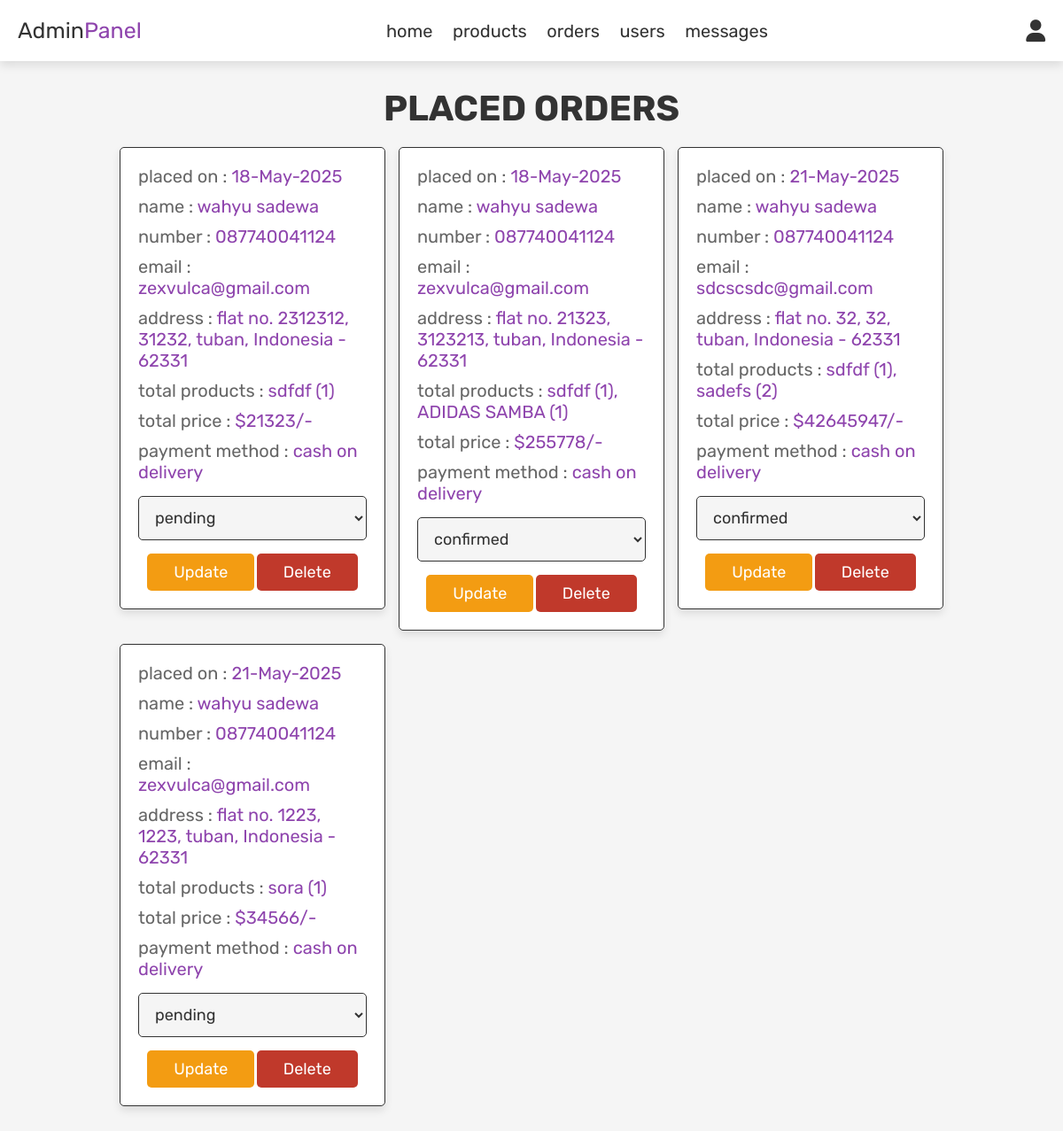
Screenshot of /admin_orders.php (signed in) with the database file from the repository.
### tables this page shows
CREATE TABLE `orders` (
  `order_id` int(11) NOT NULL,
  `user_id` int(100) NOT NULL,
  `name` varchar(100) NOT NULL,
  `number` varchar(12) NOT NULL,
  `email` varchar(100) NOT NULL,
  `method` varchar(50) NOT NULL,
  `address` varchar(500) NOT NULL,
  `total_products` varchar(1000) NOT NULL,
  `total_price` int(100) NOT NULL,
  `placed_on` varchar(50) NOT NULL,
  `payment_status` enum('pending','confirmed','failed') NOT NULL
);

### admin_orders.php (the view, shortened to what this page needs)
<?php
include 'config.php';
?>
<!DOCTYPE html>
<html lang="en">
<head>
   <link rel="stylesheet" href="https://cdnjs.cloudflare.com/ajax/libs/font-awesome/6.0.0/css/all.min.css">
   <link rel="stylesheet" href="css/admin_style.css">
</head>
<body>
<?php include 'admin_header.php'; ?>
<section class="orders">
   <h1 class="title">placed orders</h1>
   <div class="box-container">
      <?php
      $select_orders = mysqli_query($conn, "SELECT * FROM `orders`") or die('query failed');
      if(mysqli_num_rows($select_orders) > 0){
         while($fetch_orders = mysqli_fetch_assoc($select_orders)){
      ?>
      <div class="box">
         <p> placed on : <span><?php echo $fetch_orders['placed_on']; ?></span> </p>
         <p> name : <span><?php echo $fetch_orders['name']; ?></span> </p>
         <p> number : <span><?php echo $fetch_orders['number']; ?></span> </p>
         <p> email : <span><?php echo $fetch_orders['email']; ?></span> </p>
         <p> address : <span><?php echo $fetch_orders['address']; ?></span> </p>
         <p> total products : <span><?php echo $fetch_orders['total_products']; ?></span> </p>
         <p> total price : <span>$<?php echo $fetch_orders['total_price']; ?>/-</span> </p>
         <p> payment method : <span><?php echo $fetch_orders['method']; ?></span> </p>
         <form action="" method="post">
         <select name="payment_status">
            <option value="" selected disabled><?php echo $fetch_orders['payment_status']; ?></option>
         </select>
         <input type="submit" value="update" name="update_order" class="option-btn">
         <a href="admin_orders.php?delete=<?php echo $fetch_orders['order_id']; ?>" onclick="return confirm('delete this order?');" class="delete-btn">delete</a>
      </form>
      </div>
      <?php
         }
      }else{
         echo '<p class="empty">no orders placed yet!</p>';
      }
      ?>
   </div>
</section>
</body>
</html>

### css/admin_style.css (style rules this page uses)
:root { --purple: #8e44ad; --red: #c0392b; --orange: #f39c12; --black: #333; --white: #fff; --light-color: #666; --light-white: #ccc; --light-bg: #f5f5f5; --border: .1rem solid var(--black); --box-shadow: 0 .5rem 1rem rgba(0, 0, 0, .1); }
* { font-family: 'Rubik', sans-serif; margin: 0; padding: 0; box-sizing: border-box; outline: none; border: none; text-decoration: none; transition: all .2s linear; }
html { font-size: 62.5%; overflow-x: hidden; }
body { background-color: var(--light-bg); }
section { padding: 3rem 2rem; }
.title { text-align: center; margin-bottom: 2rem; text-transform: uppercase; color: var(--black); font-size: 4rem; }
.btn, .option-btn, .delete-btn, .white-btn { display: inline-block; margin-top: 1rem; padding: 1rem 3rem; cursor: pointer; color: var(--white); font-size: 1.8rem; border-radius: .5rem; text-transform: capitalize; }
.option-btn { background-color: var(--orange); }
.delete-btn { background-color: var(--red); }
.orders .box-container { display: grid; grid-template-columns: repeat(auto-fit, 30rem); justify-content: center; gap: 1.5rem; max-width: 1200px; margin: 0 auto; align-items: flex-start; }
.orders .box-container .box { background-color: var(--white); padding: 2rem; border: var(--border); box-shadow: var(--box-shadow); border-radius: .5rem; }
.orders .box-container .box p { padding-bottom: 1rem; font-size: 2rem; color: var(--light-color); }
.orders .box-container .box p span { color: var(--purple); }
.orders .box-container .box form { text-align: center; }
.orders .box-container .box form select { border-radius: .5rem; margin: .5rem 0; width: 100%; background-color: var(--light-bg); border: var(--border); padding: 1.2rem 1.4rem; font-size: 1.8rem; color: var(--black); }

### rows the page displays
orders: placed_on "18-May-2025", name "wahyu sadewa", number "087740041124", email "zexvulca@gmail.com", address "flat no. 2312312, 31232, tuban, Indonesia - 62331", total_products "sdfdf (1)", total_price "21323", method "cash on delivery", payment_status "pending"
orders: placed_on "18-May-2025", name "wahyu sadewa", number "087740041124", email "zexvulca@gmail.com", address "flat no. 21323, 3123213, tuban, Indonesia - 62331", total_products "sdfdf (1), ADIDAS SAMBA (1)", total_price "255778", method "cash on delivery", payment_status "confirmed"
orders: placed_on "21-May-2025", name "wahyu sadewa", number "087740041124", email "sdcscsdc@gmail.com", address "flat no. 32, 32, tuban, Indonesia - 62331", total_products "sdfdf (1), sadefs (2)", total_price "42645947", method "cash on delivery", payment_status "confirmed"
orders: placed_on "21-May-2025", name "wahyu sadewa", number "087740041124", email "zexvulca@gmail.com", address "flat no. 1223, 1223, tuban, Indonesia - 62331", total_products "sora (1)", total_price "34566", method "cash on delivery", payment_status "pending"
